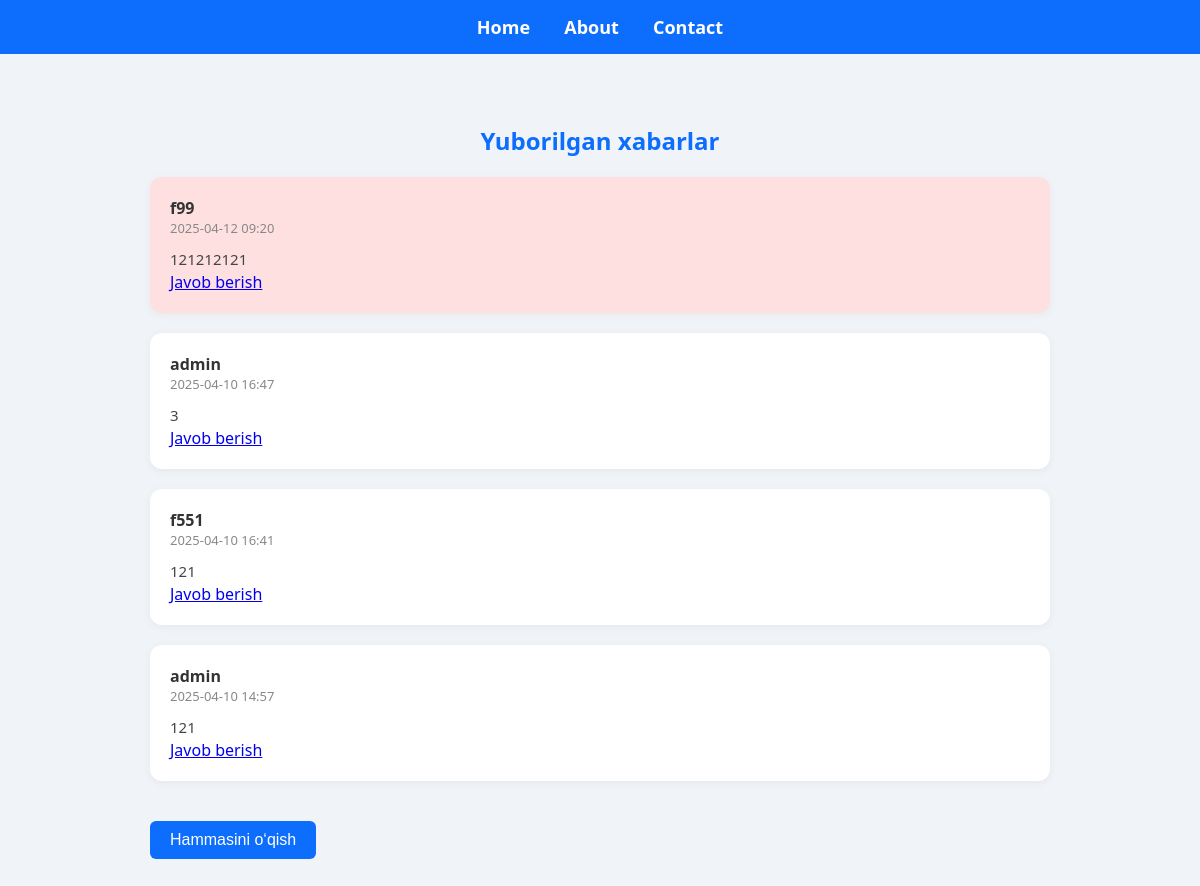
The app's page /xabarlar/, older data.
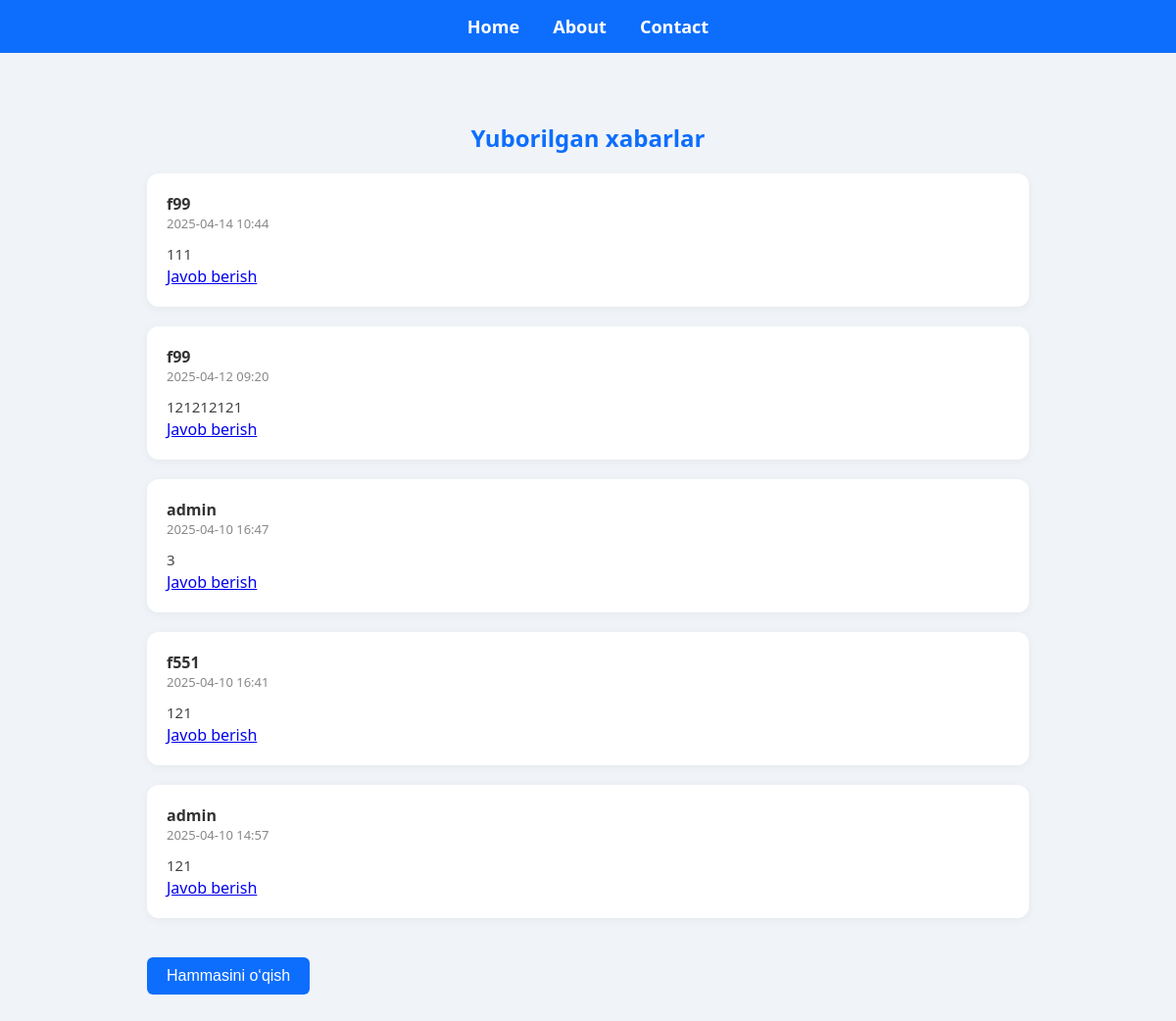
The same page, newer data.
### app/models.py (models this page shows, shortened)
class Xabar(models.Model):
    author = models.ForeignKey(settings.AUTH_USER_MODEL, on_delete=models.CASCADE)
    desc = models.TextField()
    is_view = models.BooleanField(default=False)
    created_at = models.DateTimeField(auto_now_add=True)

### profil/models.py (models this page shows, shortened)
class CustomUser(AbstractUser):
    phone_number = models.CharField(max_length=15, blank=True, null=True)
    address = models.CharField(max_length=255, blank=True, null=True)
    image = models.FileField(upload_to='profile_images/', blank=True, null=True, default='media/default-profile.png')
    t_me = models.CharField(max_length=50)

### app/views.py (the view, shortened to what this page needs)
# urls.py: path('xabarlar/', xabarlar, name='xabarlar'),
def xabarlar(request):
    xab = Xabar.objects.order_by('-created_at')
    user = request.user
    u_id = user.id
    return render(request, 'admin_mes.html', {'xabarlar': xab, 'u_id': u_id})

### app/templates/admin_mes.html (shortened to what this page needs)
<!DOCTYPE html>
<html lang="uz">
<head>
</head>
<body>
  <div class="navbar">
    <a href="{% url 'app:home' %}">Home</a>
    <a href="{% url 'app:about' %}">About</a>
    <a href="{% url 'app:contact' %}">Contact</a>
  </div>
  <div class="container">
    <h2>Yuborilgan xabarlar</h2>
    {% for xabar in xabarlar %}
      <form method="POST">
        <div class="xabar {% if not xabar.is_view %}unviewed{% endif %}" onclick="this.submit()">
          <div class="muallif">{{ xabar.author.username }}</div>
          <div class="sana">{{ xabar.created_at|date:"Y-m-d H:i" }}</div>
          <div class="matn">{{ xabar.desc }}</div>
            <a href="{% url 'profil:chat' xabar.author.id %}">Javob berish</a>
        </div>
      </form>
    {% empty %}
      <p>Hozircha hech qanday xabar yo‘q.</p>
    {% endfor %}
    <form method="POST">
      <button type="submit" name="mark_as_read">Hammasini o‘qish</button>
    </form>
  </div>
</body>
</html>

Row changes from the older to the newer data that the page shows:
added Xabar: author.username "f99", created_at "2025-04-14 10:44", desc "111"
changed Xabar (number 2 of 5 on the later page): is_view False → True (drawn)
